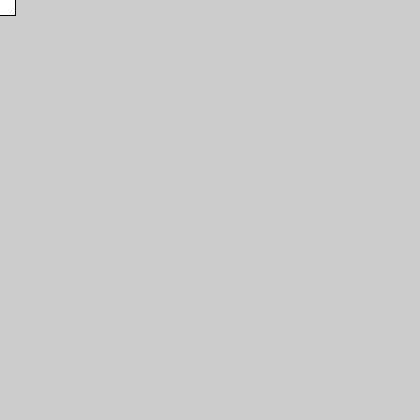
Frame 1 (no input)
Frame 60 (the mouse pressed at the canvas centre just before this capture): identical to frame 1, image omitted
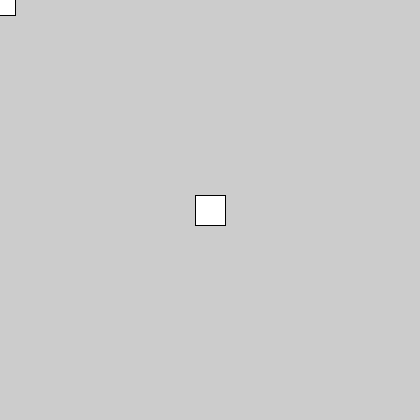
Frame 120 (the mouse held since frame 60 and released just before this capture)

The Processing sketch that drew these frames (run headless with seeded random() and noise(); from frame 60 on, the mouse is pressed at the canvas centre):

// Processing sketch: processing_148359
// ── processing_148359.pde

void setup() {
size(420,420);
}

void draw() {
 translate(mouseX,mouseY);
  rect(-15,-15,30,30);

} 
 
